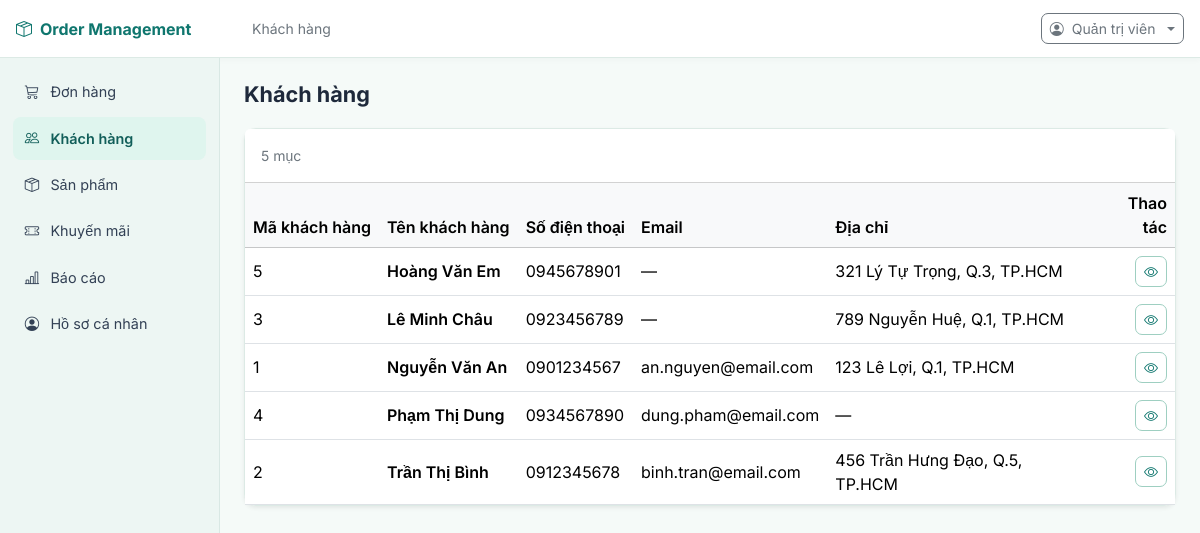
/customers.php (signed in), run on the app's committed database.
### tables this page shows
CREATE TABLE `users` (
    `id` INT(11) NOT NULL AUTO_INCREMENT COMMENT 'Mã người dùng (khóa chính)',
    `username` VARCHAR(50) NOT NULL COMMENT 'Tên đăng nhập',
    `password` VARCHAR(255) NOT NULL COMMENT 'Mật khẩu đã băm (Bcrypt)',
    `name` VARCHAR(100) NOT NULL COMMENT 'Họ và tên',
    `email` VARCHAR(100) NULL COMMENT 'Email',
    `role` VARCHAR(20) NOT NULL DEFAULT 'admin' COMMENT 'Vai trò (admin / staff / customer)',
    `customer_id` INT(11) NULL DEFAULT NULL,
    `created_at` DATETIME NOT NULL DEFAULT CURRENT_TIMESTAMP COMMENT 'Ngày tạo',
    `updated_at` DATETIME NOT NULL DEFAULT CURRENT_TIMESTAMP ON UPDATE CURRENT_TIMESTAMP COMMENT 'Ngày cập nhật',
    PRIMARY KEY (`id`),
    UNIQUE KEY `idx_users_username` (`username`),
    UNIQUE KEY `idx_users_customer` (`customer_id`)
);

CREATE TABLE `customers` (
    `id` INT(11) NOT NULL AUTO_INCREMENT COMMENT 'Mã khách hàng (khóa chính)',
    `name` VARCHAR(150) NOT NULL COMMENT 'Tên khách hàng',
    `phone` VARCHAR(20)  NOT NULL COMMENT 'Số điện thoại',
    `email` VARCHAR(100) NULL COMMENT 'Email khách hàng',
    `address` TEXT NULL COMMENT 'Địa chỉ khách hàng',
    `created_at` DATETIME NOT NULL DEFAULT CURRENT_TIMESTAMP COMMENT 'Ngày tạo',
    `updated_at` DATETIME NOT NULL DEFAULT CURRENT_TIMESTAMP ON UPDATE CURRENT_TIMESTAMP COMMENT 'Ngày cập nhật',
    PRIMARY KEY (`id`),
    INDEX `idx_customer_name`  (`name`),
    INDEX `idx_customer_phone` (`phone`)
);

### customers.php (called while the page is built)
<?php
require_once __DIR__ . '/config/database.php';
require_once __DIR__ . '/config/auth.php';
requireStaff();
$activePage = 'customers';
$pageTitle = 'Khách hàng';
$columns = [
    'id' => 'Mã khách hàng',
    'name' => 'Tên khách hàng',
    'phone' => 'Số điện thoại',
    'email' => 'Email',
    'address' => 'Địa chỉ',
];
try {
    $rows = getDBConnection()->query('SELECT id, name, phone, email, address FROM customers ORDER BY name, id')->fetchAll();
} catch (PDOException $e) {
    error_log('Lỗi tải khách hàng: ' . $e->getMessage());
    $listError = 'Không thể tải danh sách khách hàng.';
}
require __DIR__ . '/includes/catalog-list.php';

### config/auth.php (called while the page is built, shortened)
<?php
require_once __DIR__ . '/database.php';
function requireAuth(): void
{
    $stmt = getDBConnection()->prepare('SELECT id, username, name, email, role, customer_id FROM users WHERE id = ?');
    $stmt->execute([$_SESSION['user_id']]);
}
function canManageOrders(): bool
{
    return in_array($_SESSION['user']['role'] ?? '', ['admin', 'staff'], true);
}
function requireStaff(): void
{
    requireAuth();
}
function getCurrentUser(): ?array
{
    return $_SESSION['user'] ?? null;
}

### config/database.php (called while the page is built, shortened)
<?php
function getDBConnection(): PDO
{
    static $pdo = null;
    if ($pdo === null) {
        $dsn = sprintf(
            'mysql:host=%s;port=%s;dbname=%s;charset=%s',
            DB_HOST,
            DB_PORT,
            DB_NAME,
            DB_CHARSET
        );
        $options = [
            PDO::ATTR_ERRMODE            => PDO::ERRMODE_EXCEPTION,
            PDO::ATTR_DEFAULT_FETCH_MODE => PDO::FETCH_ASSOC,
            PDO::ATTR_EMULATE_PREPARES   => false,
        ];
        try {
            $pdo = new PDO($dsn, DB_USER, DB_PASS, $options);
        } catch (PDOException $e) {
            error_log('Kết nối database thất bại: ' . $e->getMessage());
            if (php_sapi_name() === 'cli') {
                die("Lỗi kết nối CSDL: " . $e->getMessage() . "\n");
            }
            ?>
            <!DOCTYPE html>
            <html lang="vi">
            <head>
                <meta charset="UTF-8">
                <meta name="viewport" content="width=device-width, initial-scale=1.0">
                <title>Lỗi kết nối Cơ sở dữ liệu | Order Management</title>
                <link href="https://cdn.jsdelivr.net/npm/bootstrap@5.3.3/dist/css/bootstrap.min.css" rel="stylesheet">
                <link href="https://fonts.googleapis.com/css2?family=Inter:wght@400;600;700&display=swap" rel="stylesheet">
                <style>
                    body { font-family: 'Inter', sans-serif; background: #f1f5f9; }
                </style>
            </head>
            <body class="d-flex align-items-center justify-content-center min-vh-100 p-3">
                <div class="card shadow-lg border-0 rounded-4 p-4 text-center" style="max-width: 520px; width: 100%;">
                    <div class="mb-3 text-warning" style="font-size: 3.5rem;">⚠️</div>
                    <h4 class="fw-bold text-danger mb-2">Không thể kết nối Cơ sở dữ liệu!</h4>
                    <p class="text-muted small mb-3">
                        Hệ thống không thể kết nối tới MySQL với thông số trong file <code>config/database.php</code>.
                    </p>
                    <div class="alert alert-warning text-start small mb-3 rounded-3">
                        <strong class="d-block mb-1">Hướng dẫn khắc phục nhanh:</strong>
                        <ul class="mb-0 ps-3">
                            <li>Mở <strong>XAMPP Control Panel</strong> (hoặc Laragon) và bấm <strong>Start</strong> dịch vụ MySQL.</li>
                            <li>Đảm bảo đã import file <code>database.sql</code> vào phpMyAdmin (Database: <code>order_management</code>).</li>
                            <li>Kiểm tra lại <code>DB_USER</code> và <code>DB_PASS</code> trong <code>config/database.php</code>.</li>
                        </ul>
                    </div>
                    <div class="text-muted small text-break mb-3">
                        Chi tiết lỗi: <code><?= htmlspecialchars($e->getMessage(), ENT_QUOTES, 'UTF-8') ?></code>
                    </div>
                    <div>
                        <button onclick="location.reload()" class="btn btn-primary px-4 rounded-3 fw-semibold">
                            Thử kết nối lại
                        </button>
                    </div>
                </div>
            </body>
            </html>
            <?php
            exit;
        }
    }
    return $pdo;
}

### includes/catalog-list.php (the view, shortened to what this page needs)
<?php $currentUser = getCurrentUser(); ?>
<!DOCTYPE html>
<html lang="vi">
<head>
    <link href="https://cdn.jsdelivr.net/npm/bootstrap@5.3.3/dist/css/bootstrap.min.css" rel="stylesheet">
    <link href="https://cdn.jsdelivr.net/npm/bootstrap-icons@1.11.3/font/bootstrap-icons.min.css" rel="stylesheet">
    <link rel="stylesheet" href="assets/orders-layout.css?v=20261108-teal">
</head>
<body class="orders-catalog-page">
<?php require __DIR__ . '/orders-navigation.php'; ?>
    <main class="orders-main" id="catalog-content">
        <div class="orders-page-heading">
            <h1><?= $pageTitle ?></h1>
        </div>
        <?php if (isset($listError)): ?>
            <div class="alert alert-danger" role="alert"><?= $listError ?></div>
        <?php else: ?>
            <section class="card shadow-sm" aria-label="Danh sách <?= $pageTitle ?>">
                <div class="card-header bg-white text-secondary small py-3"><?= count($rows) ?> mục</div>
                <?php if (!$rows): ?>
                    <p class="text-secondary p-4 mb-0">Chưa có dữ liệu.</p>
                <?php else: ?>
                    <div class="table-responsive">
                        <table class="table table-hover align-middle mb-0">
                            <thead class="table-light">
                                <tr>
                                    <?php foreach ($columns as $label): ?>
                                        <th scope="col" class="text-nowrap"><?= $label ?></th>
                                    <?php endforeach; ?>
                                    <th scope="col" class="text-end">Thao tác</th>
                                </tr>
                            </thead>
                            <tbody>
                                <?php foreach ($rows as $row): ?>
                                    <tr>
                                        <?php foreach ($columns as $field => $label): ?>
                                            <?php $value = $row[$field] ?? ''; ?>
                                            <td class="<?= $field === 'name' ? 'fw-semibold' : '' ?>">
                                                <?= $field === 'price' ? number_format((float)$value, 2, ',', '.') . ' ₫' : htmlspecialchars($value === '' ? '—' : (string)$value, ENT_QUOTES, 'UTF-8') ?>
                                            </td>
                                        <?php endforeach; ?>
                                        <td class="text-end text-nowrap">
                                            <?php if ($activePage === 'customers'): ?>
                                                <button type="button" class="btn btn-sm btn-outline-primary"
                                                        data-bs-toggle="modal" data-bs-target="#customer-orders-modal"
                                                        data-customer-id="<?= (int)$row['id'] ?>" title="Xem đơn hàng" aria-label="Xem đơn hàng của khách #<?= (int)$row['id'] ?>">
                                                    <i class="bi bi-eye" aria-hidden="true"></i>
                                                </button>
                                            <?php endif; ?>
                                        </td>
                                    </tr>
                                <?php endforeach; ?>
                            </tbody>
                        </table>
                    </div>
                <?php endif; ?>
            </section>
        <?php endif; ?>
    </main>
</div>
</body>
</html>

### includes/orders-navigation.php (shortened to what this page needs)
<?php
$navigationTitles = [
    'orders' => 'Danh sách đơn hàng',
    'customers' => 'Khách hàng',
    'products' => 'Sản phẩm',
    'promotions' => 'Khuyến mãi',
    'reports' => 'Báo cáo',
    'profile' => 'Hồ sơ cá nhân',
];
?>
<header class="orders-topbar">
    <a href="<?= canManageOrders() ? 'index.php' : 'customer.php' ?>" class="orders-brand"><i class="bi bi-box-seam me-2"></i>Order Management</a>
    <span class="d-none d-lg-block small text-secondary"><?= $navigationTitles[$activePage] ?></span>
    <div class="ms-auto">
        <div class="dropdown">
            <button class="btn btn-sm btn-outline-secondary dropdown-toggle d-flex align-items-center gap-2" type="button" data-bs-toggle="dropdown">
                <span class="bi bi-person-circle"></span>
                <span><?= htmlspecialchars($currentUser['name'] ?? 'Tài khoản', ENT_QUOTES, 'UTF-8') ?></span>
            </button>
        </div>
    </div>
</header>
<div class="orders-layout">
    <aside class="offcanvas-lg offcanvas-start orders-sidebar" tabindex="-1" id="orders-sidebar" aria-labelledby="orders-sidebar-title">
        <nav class="orders-nav" aria-label="Điều hướng quản lý">
            <a href="<?= canManageOrders() ? 'index.php' : 'customer.php' ?>" <?= $activePage === 'orders' ? 'class="orders-nav-current" aria-current="page"' : '' ?>><i class="bi bi-cart3"></i>Đơn hàng</a>
            <?php if (canManageOrders()): ?>
            <a href="customers.php" <?= $activePage === 'customers' ? 'class="orders-nav-current" aria-current="page"' : '' ?>><i class="bi bi-people"></i>Khách hàng</a>
            <a href="products.php" <?= $activePage === 'products' ? 'class="orders-nav-current" aria-current="page"' : '' ?>><i class="bi bi-box-seam"></i>Sản phẩm</a>
            <a href="voucher-create.php" <?= $activePage === 'promotions' ? 'class="orders-nav-current" aria-current="page"' : '' ?>><i class="bi bi-ticket-perforated"></i>Khuyến mãi</a>
            <a href="reports.php" <?= $activePage === 'reports' ? 'class="orders-nav-current" aria-current="page"' : '' ?>><i class="bi bi-bar-chart-line"></i>Báo cáo</a>
            <?php endif; ?>
            <a href="profile.php" <?= $activePage === 'profile' ? 'class="orders-nav-current" aria-current="page"' : '' ?>><i class="bi bi-person-circle"></i>Hồ sơ cá nhân</a>
        </nav>
    </aside>

### assets/orders-layout.css (style rules this page uses)
.orders-topbar { display: flex; align-items: center; gap: 1rem; min-height: 58px; padding: .65rem 1rem; border-bottom: 1px solid #d9e8e4; background: #fff; }
.orders-brand { color: #0f766e; font-weight: 700; text-decoration: none; }
.orders-layout { min-height: calc(100vh - 58px); }
.orders-main { min-width: 0; padding: clamp(1rem, 2vw, 2rem); }
.orders-sidebar { --bs-offcanvas-width: 240px; background: #edf6f3 !important; }
.orders-nav { display: grid; gap: .25rem; padding: .8rem; }
.orders-nav a { display: flex; align-items: center; gap: .7rem; padding: .65rem .75rem; border-radius: .5rem; color: #334155; font-size: .9rem; text-decoration: none; }
.orders-nav .orders-nav-current { background: #fff; color: #173d37; font-weight: 600; box-shadow: 0 1px 2px #173d3712; }
.orders-report-page, .orders-catalog-page { font-family: 'Inter', sans-serif; background: #f5faf8; color: #1e293b; }
.orders-page-heading { display: flex; align-items: center; justify-content: space-between; flex-wrap: wrap; gap: 1rem; margin-bottom: 1.25rem; }
.orders-page-heading h1 { margin: 0; font-size: 1.35rem; font-weight: 700; }
@media (min-width: 992px) { .orders-layout { display: grid; grid-template-columns: 220px minmax(0, 1fr); } }
@media (min-width: 992px) { .orders-sidebar { border-right: 1px solid #d9e8e4; } }
@media (min-width: 992px) { .orders-topbar { display: grid; grid-template-columns: 220px 1fr auto; } }
.orders-topbar, .card, .card-custom, .modal-content { border-color: #dceae5; }
body { --bs-primary: #0f766e; --bs-primary-rgb: 15, 118, 110; --bs-link-color: #0f766e; --bs-link-hover-color: #115e59; background-color: #f5faf8; color: #24423c; }
.btn-outline-primary { --bs-btn-color: #0f766e; --bs-btn-hover-color: #fff; --bs-btn-border-color: #9ecfc1; --bs-btn-hover-bg: #0f766e; --bs-btn-hover-border-color: #0f766e; --bs-btn-active-bg: #115e59; --bs-btn-active-border-color: #115e59; --bs-btn-focus-shadow-rgb: 15, 118, 110; --bs-btn-disabled-color: #0f766e; --bs-btn-disabled-border-color: #9ecfc1; }
.card, .card-custom, .modal-content { border-radius: 12px; }
.btn { border-radius: 7px; }
.orders-topbar { box-shadow: 0 2px 6px #1a4b4008; }
.orders-nav .orders-nav-current { background: #dff5ee; color: #115e59; box-shadow: none; }
.orders-nav a { transition: background-color .15s ease; }
.table thead th { font-weight: 600; }

### data on the page
users: name "Quản trị viên"
customers: id "5", name "Hoàng Văn Em", phone "0945678901", email "—", address "321 Lý Tự Trọng, Q.3, TP.HCM"
customers: id "3", name "Lê Minh Châu", phone "0923456789", email "—", address "789 Nguyễn Huệ, Q.1, TP.HCM"
customers: id "1", name "Nguyễn Văn An", phone "0901234567", email "an.nguyen@email.com", address "123 Lê Lợi, Q.1, TP.HCM"
customers: id "4", name "Phạm Thị Dung", phone "0934567890", email "dung.pham@email.com", address "—"
customers: id "2", name "Trần Thị Bình", phone "0912345678", email "binh.tran@email.com", address "456 Trần Hưng Đạo, Q.5, TP.HCM"

### other printed values
$navigationTitles[$activePage] "Khách hàng"
$pageTitle "Khách hàng"
count($rows) "5"
$label "Mã khách hàng"
$label "Tên khách hàng"
$label "Số điện thoại"
$label "Email"
$label "Địa chỉ"
